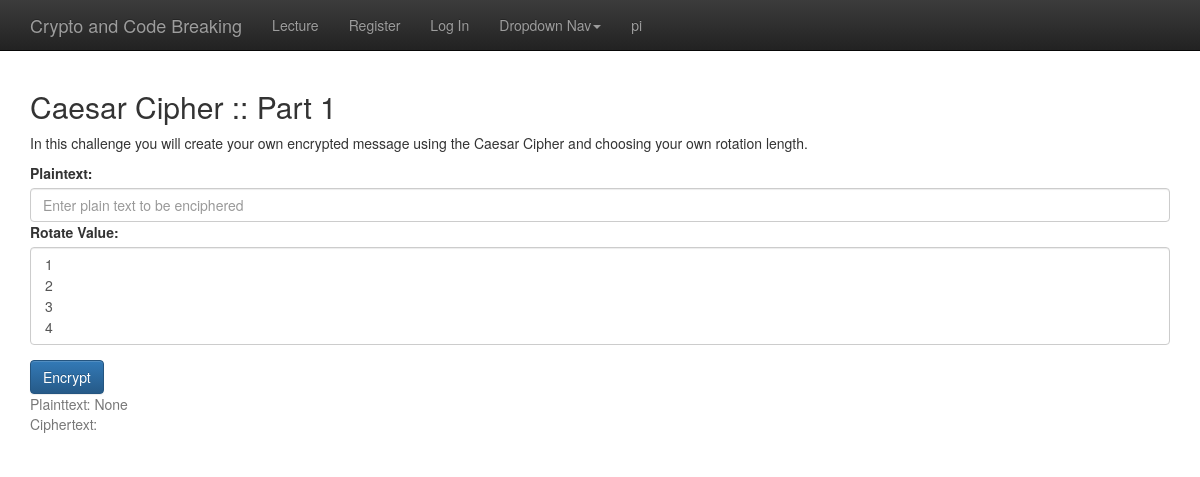
Screenshot of /caesar_i/ (signed in) with the database file from the repository.
### bs_theme/models.py (models this page shows, shortened)
class Challenge(models.Model):
	title = models.CharField(max_length=120)
	content = models.TextField()
	points_value = models.PositiveSmallIntegerField()
	updated = models.DateTimeField(auto_now=True, auto_now_add=False)
	points_limited = models.BooleanField(default=True)
	timestamp = models.DateTimeField(auto_now=False, auto_now_add=True)

### bs_theme/views.py (the view)
# urls.py: url(r'^caesar_i/$', views.caesar_i, name='caesar_i'),
def caesar_i(request, rotate='', plaintext=''):
    challenge = Challenge.objects.filter(id=1)
    choices = []
    for x in range(1,27):
        choices.append(x)
    context = {'challenge':challenge, 'choices': choices}
    if request.method == 'GET':
        data = request.GET
        plaintext = data.get('pt')
        rotate = str(data.get('rot'))
        user_id = data.get('user_id')
        c = Challenges()
        ct = c.caesar_i(rotate, plaintext, user_id)
        context.update({'pt':plaintext, 'rot':rotate, 'ct':ct})
    return render(request, 'bs_theme/caesar_i.html', context)

### bs_theme/challenges.py (called while the page is built)
	def caesar_i(self, rotate, plaintext, user_id):
		if (rotate and plaintext):
			points_value = 1
			previous_score = UserScore.objects.get(user_id_id=user_id)
			previous_score.score += points_value
			previous_score.save()
			return Caesar(int(rotate)).encipher(str(plaintext), True)
		else:
			return ''

### bs_theme/templates/bs_theme/caesar_i.html (shortened to what this page needs)
{% extends 'base.html' %}
{% block content %}
	<div class="container theme-showcase" role="main">
		{% for c in challenge %}
		<h2>{{ c.title }}</h2>
		<p> {{ c.content }}
		{% endfor %}
		<form action="{% url 'bs_theme:caesar_i' %}" method="get">
              <div class="form-group">
			    <label for="plaintext">Plaintext: </label>
			    <input type="text" class="form-control" id="plaintext" aria-describedby="emailHelp" placeholder="Enter plain text to be enciphered" name="pt">
			      <div class="form-group">
				    <label for="rotate">Rotate Value: </label>
				    <select multiple class="form-control" id="rot" name="rot">
				    	{% for x in choices %}
				     	<option>{{ x }}</option>
				     	{% endfor %}
				    </select>
  				</div>
			    <button type="submit" class="btn btn-primary">Encrypt</button>
			    <large id="ciphertext" class="form-text text-muted">Plainttext: {{ pt }}</large>
			    <large id="ciphertext" class="form-text text-muted">Ciphertext: {{ ct }}</large>
			  </div>
		</form>
	</div>
{% endblock %}

### bs_theme/templates/base.html (shortened to what this page needs)
{% load static %}
<!DOCTYPE html>
<html lang="en">
  <head>
    <link href="{% static 'css/bootstrap.min.css' %}" rel="stylesheet">
    <link href="{% static 'css/bootstrap-theme.min.css' %}" rel="stylesheet">
    <link href="{% static 'bs_theme/theme.css' %}" rel="stylesheet">
  </head>
  <body>
    <nav class="navbar navbar-inverse navbar-fixed-top">
      <div class="container">
        <div class="navbar-header">
          <a class="navbar-brand" href="{% url 'bs_theme:index' %}">Crypto and Code Breaking</a>
        </div>
        <div id="navbar" class="navbar-collapse collapse">
          <ul class="nav navbar-nav">
            <li><a href="{% url 'bs_theme:index' %}">Lecture</a></li>
            <li><a href="{% url 'bs_theme:register' %}">Register</a></li>
            <li><a href="{% url 'bs_theme:login' %}">Log In</a></li>
            <li class="dropdown">
              <a href="#" class="dropdown-toggle" data-toggle="dropdown" role="button" aria-haspopup="true" aria-expanded="false">Dropdown Nav<span class="caret"></span></a>
            </li>
            {% if user.is_authenticated %}
              <li><a class="right-side-button" href="#">{{ user.get_username }}</a></li>
            {% endif %}
          </ul>
        </div>
      </div>
    </nav>
    {% block content %}
    {% endblock %}
    </body>
</html>

### bs_theme/static/bs_theme/theme.css (style rules this page uses)
body { padding-top: 70px; padding-bottom: 30px; }

### rows the page displays
Challenge: title "Caesar Cipher :: Part 1", content "In this challenge you will create your own encrypted message using the Caesar Cipher and choosing your own rotation length."

### other values shown
{{ user.get_username }} "pi"
{{ pt }} "None"
